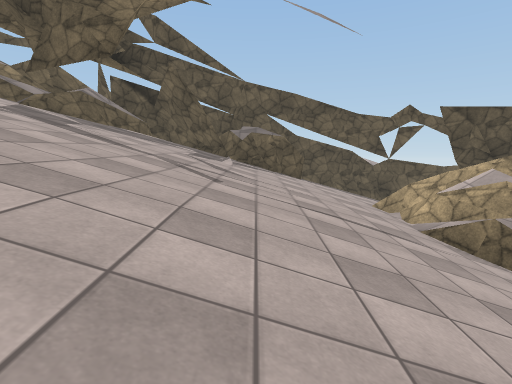
[1] (above)

16 first-person views from a walk through a 3-D level made in the Unity game engine. The camera is 1.2 m above the floor, tilts 6° down and sees 80° across. The floor is counted in squares, 2 m on a side. Each view is taken from the middle of a square. On the plan, view 1 faces up. The plan holds only what a view shows up to about 9 squares ahead; the rest is blank. The place goes on beyond the plan. The player character is not drawn. Surface patterns are stand-ins for the level's own textures.

[2]
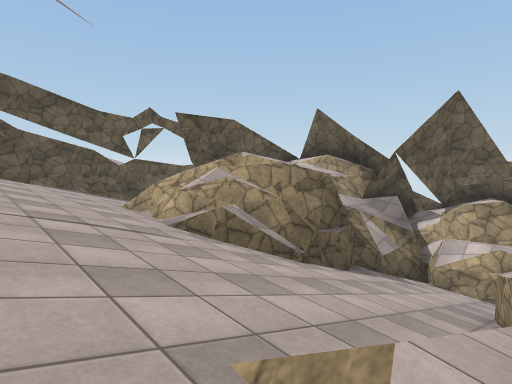

[3]
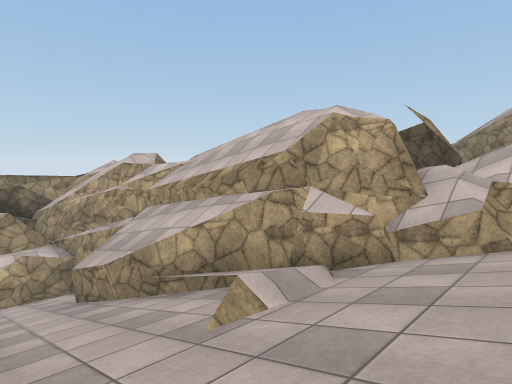

[4]
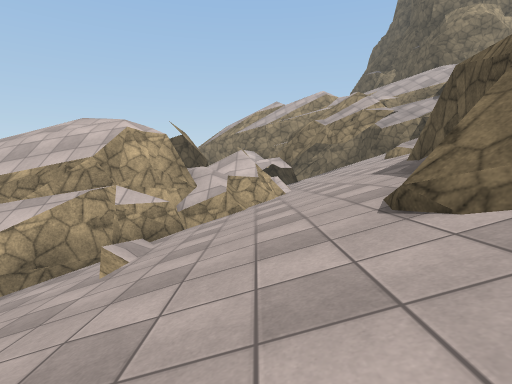

[5]
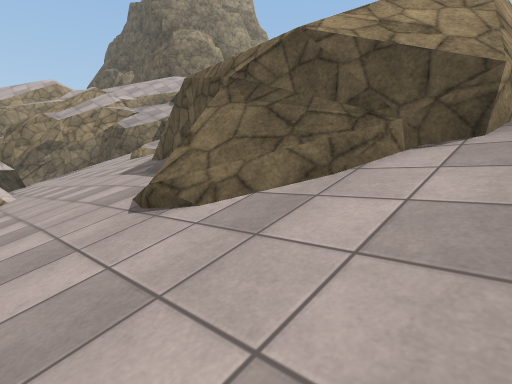

[6]
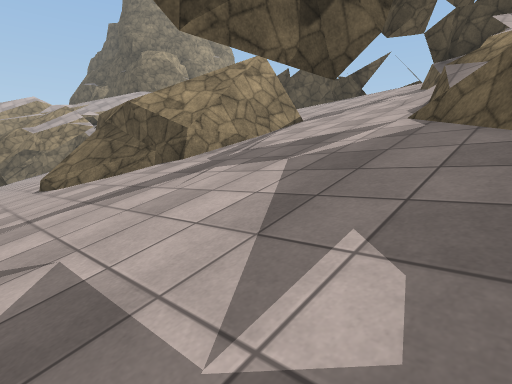

[7]
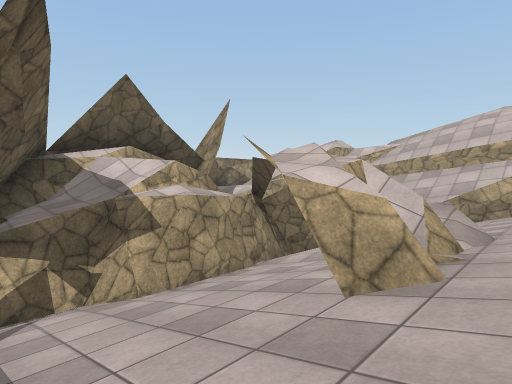

[8]
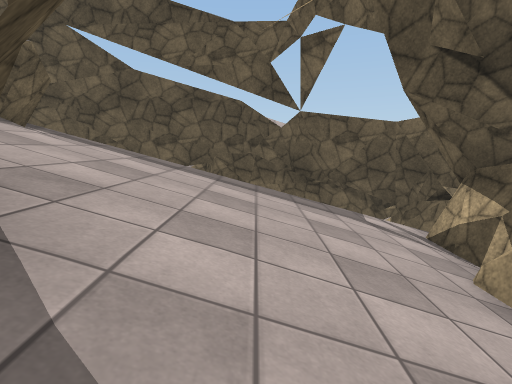

[9]
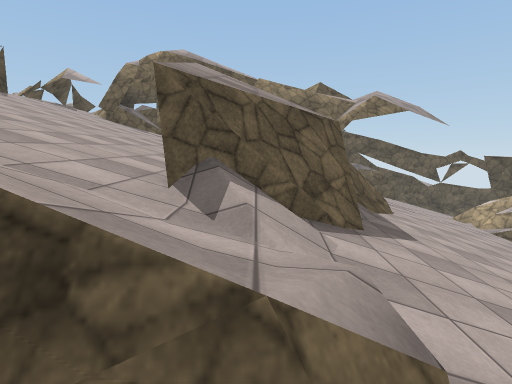

[10]
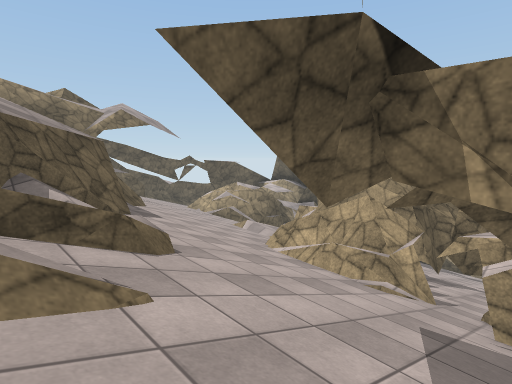

[11]
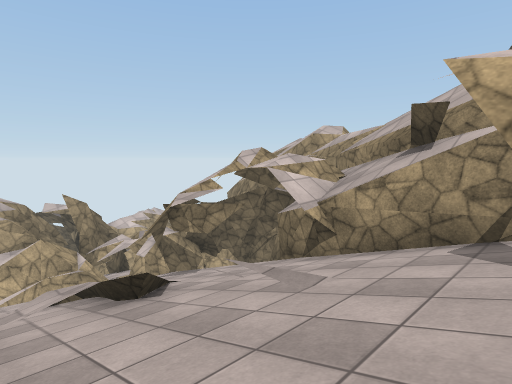

[12]
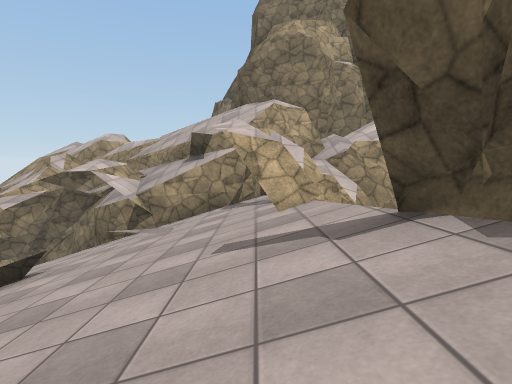

[13]
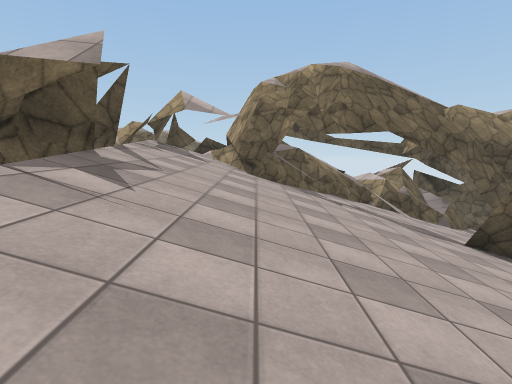

[14]
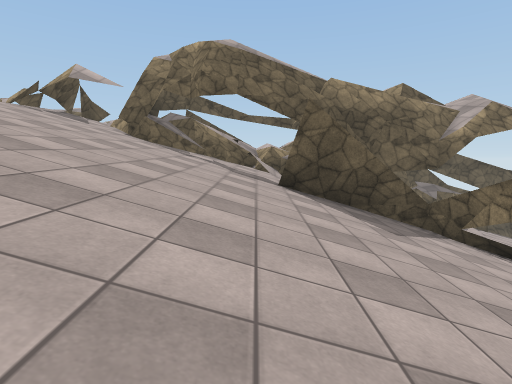

[15]
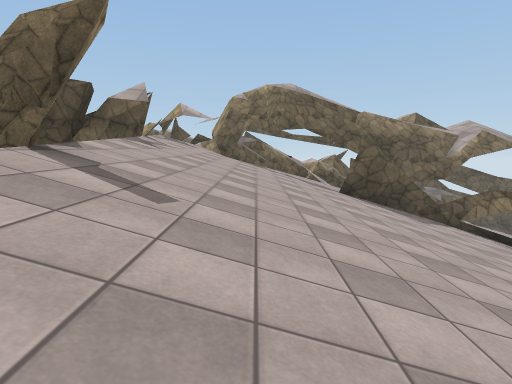

[16]
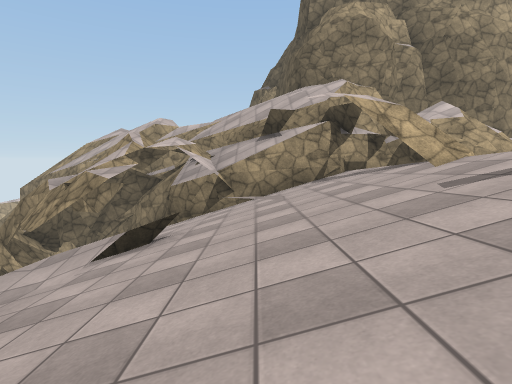

### Floor plan
Key: @ floor where view 1 was taken; # wall or solid block; x gap in a wall; . main floor; : floor 2.25 m higher than the main floor; - floor 2.5 m lower than the main floor; + floor 4 m higher than the main floor; _ floor 4.75 m lower than the main floor; < floor 5.25 m lower than the main floor; / step, stairs or slope; = window, fence, low wall or low ledge; ^ raised ledge; v drop or lower ground.
Columns run from 14 left of view 1 to 9 right of it. Each row starts with its distance up from view 1.
 12               vv######
 11               #^     #
 10               #   ^^^#
  9          #######/////#
  8    #  #####//////////#
  7  =########//////////##
  6  #=+##////#=/////#_/##
  5  v///////////////#</##
  4  ^#/////###//////=# /##
  3   x//////.##//////###^##
  2  ##///////#^=/////////^#
  1 v##////////#//////////##
  0   #///////#=//@//###  ##
 -1   #//////.#/////##
 -2   ##/////##///^##
 -3    v/////////^^#
 -4    v=////////#^#
 -5   ^#://=/////^^#
 -6  v^#:////////x^#
 -7 ######/=//=-####
 -8     #####   #

Where each view was taken, in squares from view 1:
view 1: 0 up, 0 right, facing up
view 2: 0 up, 0 right, facing up-right
view 3: 2 up, 1 left, facing down-right
view 4: 4 up, 1 left, facing down
view 5: 4 up, 1 left, facing down-left
view 6: 8 up, 1 left, facing down-left
view 7: 9 up, 2 right, facing down-right
view 8: 5 up, 4 right, facing up
view 9: 5 down, 5 left, facing up
view 10: 7 down, 6 left, facing up-right
view 11: 3 down, 10 left, facing down-right
view 12: 0 up, 10 left, facing down
view 13: 1 down, 10 left, facing up
view 14: 2 down, 7 left, facing up
view 15: 5 down, 9 left, facing up
view 16: 0 up, 8 left, facing down
